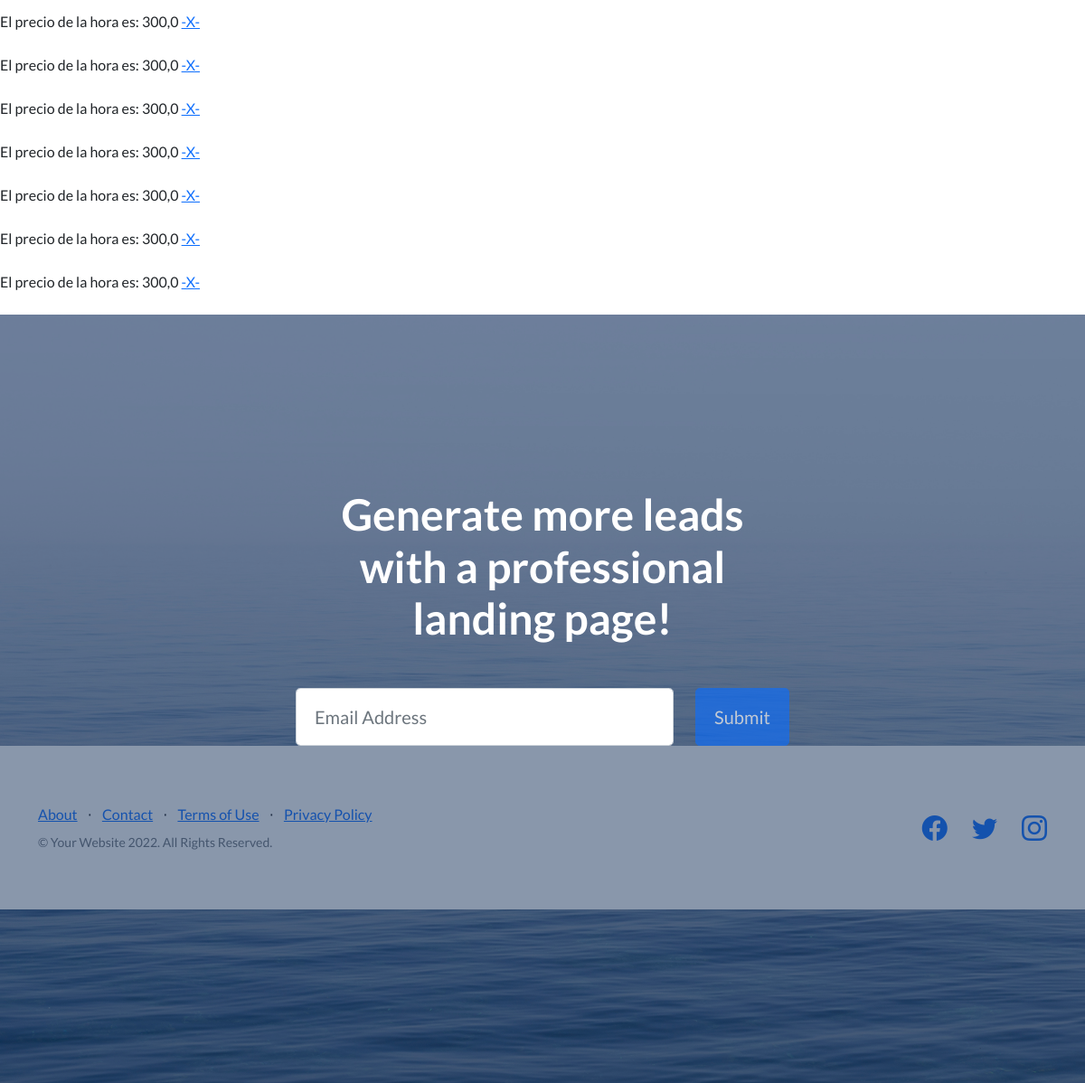
/MiApp/estacionamiento/ (lower part), run on an earlier commit of the app's database.
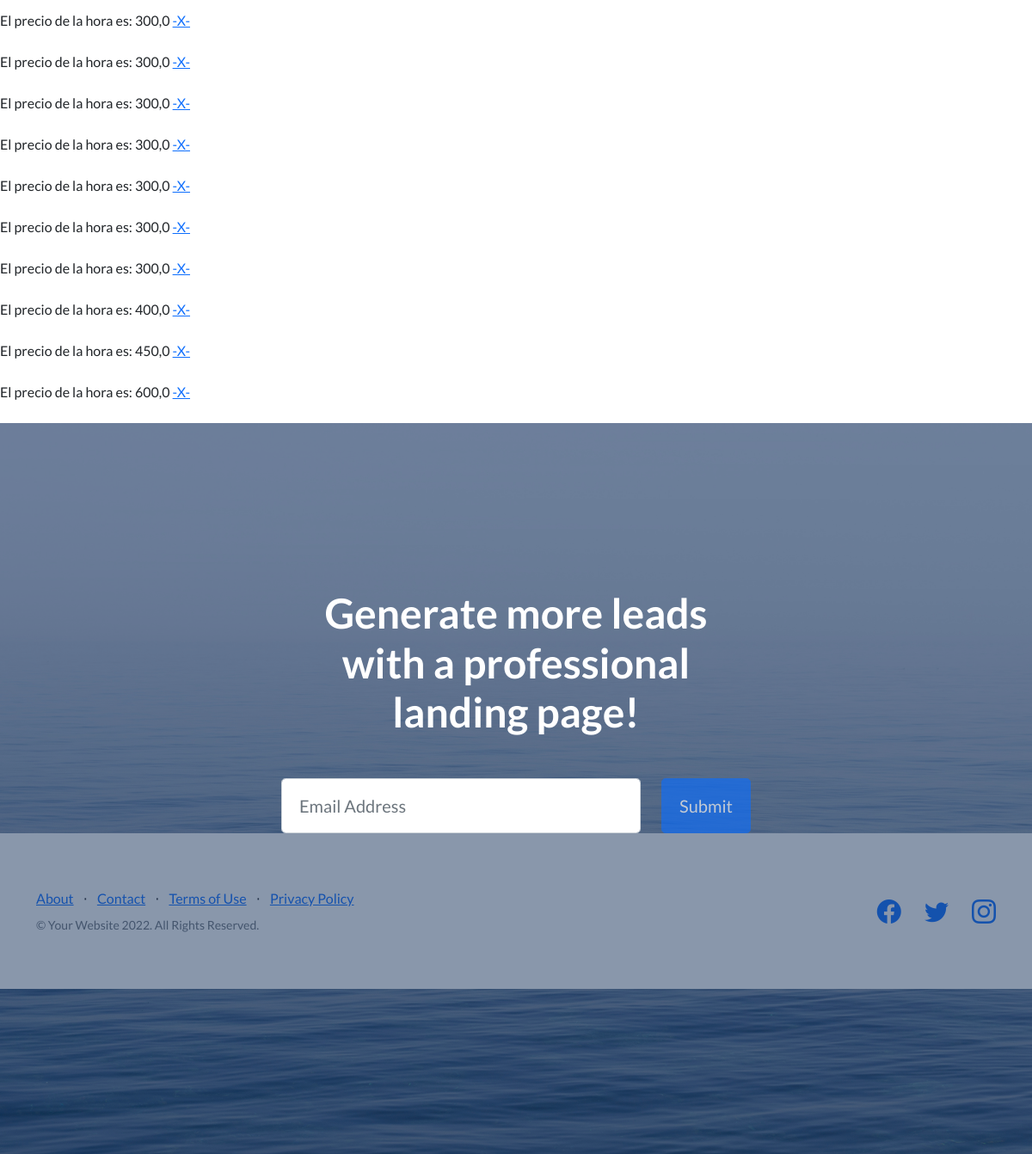
And on a later commit of the database.
### MiApp/models.py (models this page shows, shortened)
class Estacionamiento(models.Model):
    PrecioHora=models.FloatField(max_length=40)
    hora_ingreso=models.DateTimeField()
    hora_egreso=models.DateTimeField()

### MiApp/views.py (the view)
# urls.py: path('estacionamiento/', estacionamiento, name='AppEstacionamiento'),
def estacionamiento(request):
    estacionamientos = Estacionamiento.objects.all()
    contexto = {
        'estacionamientos': estacionamientos
    }
    return render(request,"Apps/estacionamiento.html", contexto)

### templates/Apps/estacionamiento.html (shortened to what this page needs)
{% extends 'index.html' %}
{% block inicio %}
    {% for estacion in estacionamientos %}
        El precio de la hora es: {{ estacion.PrecioHora }}
        <a href="{% url 'AppPrecioEliminar' estacion.PrecioHora %}">-X-</a>
        <br>
        <br>
    {% endfor %}
{% endblock %}

### templates/index.html (shortened to what this page needs)
<!DOCTYPE html>
<html lang="en">
    <head>
        {% load static%}
        <link href="https://cdn.jsdelivr.net/npm/bootstrap-icons@1.5.0/font/bootstrap-icons.css" rel="stylesheet" type="text/css" />
        <link href="{% static 'css/styles.css' %}" rel="stylesheet" />
    </head>
    <body>
        {% block inicio %}{% endblock %}
        <header class="masthead">
            <div class="container position-relative">
                <div class="row justify-content-center">
                    <div class="col-xl-6">
                        <div class="text-center text-white">
                            <h1 class="mb-5">Generate more leads with a professional landing page!</h1>
                            <form class="form-subscribe" id="contactForm" data-sb-form-api-token="API_TOKEN">
                                <div class="row">
                                    <div class="col">
                                        <input class="form-control form-control-lg" id="emailAddress" type="email" placeholder="Email Address" data-sb-validations="required,email" />
                                    </div>
                                    <div class="col-auto"><button class="btn btn-primary btn-lg disabled" id="submitButton" type="submit">Submit</button></div>
                                </div>
                            </form>
                        </div>
                    </div>
                </div>
            </div>
        <footer class="footer bg-light">
            <div class="container">
                <div class="row">
                    <div class="col-lg-6 h-100 text-center text-lg-start my-auto">
                        <ul class="list-inline mb-2">
                            <li class="list-inline-item"><a href="#!">About</a></li>
                            <li class="list-inline-item">⋅</li>
                            <li class="list-inline-item"><a href="#!">Contact</a></li>
                            <li class="list-inline-item">⋅</li>
                            <li class="list-inline-item"><a href="#!">Terms of Use</a></li>
                            <li class="list-inline-item">⋅</li>
                            <li class="list-inline-item"><a href="#!">Privacy Policy</a></li>
                        </ul>
                        <p class="text-muted small mb-4 mb-lg-0">&copy; Your Website 2022. All Rights Reserved.</p>
                    </div>
                    <div class="col-lg-6 h-100 text-center text-lg-end my-auto">
                        <ul class="list-inline mb-0">
                            <li class="list-inline-item me-4">
                                <a href="#!"><i class="bi-facebook fs-3"></i></a>
                            </li>
                            <li class="list-inline-item me-4">
                                <a href="#!"><i class="bi-twitter fs-3"></i></a>
                            </li>
                            <li class="list-inline-item">
                                <a href="#!"><i class="bi-instagram fs-3"></i></a>
                            </li>
                        </ul>
                    </div>
                </div>
            </div>
        </footer>
    </body>
</html>

What changed in the data, as far as the page shows it:
added Estacionamiento: PrecioHora "400,0"
added Estacionamiento: PrecioHora "450,0"
added Estacionamiento: PrecioHora "600,0"
